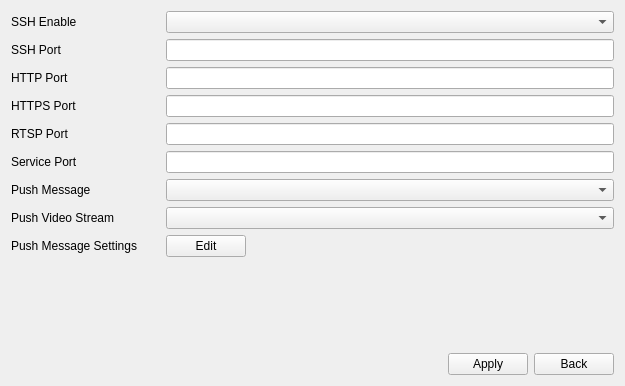
<?xml version="1.0" encoding="UTF-8"?>
<ui version="4.0">
 <class>NetworkPageMore</class>
 <widget class="QWidget" name="NetworkPageMore">
  <property name="geometry">
   <rect>
    <x>0</x>
    <y>0</y>
    <width>625</width>
    <height>386</height>
   </rect>
  </property>
  <property name="windowTitle">
   <string>Form</string>
  </property>
  <layout class="QVBoxLayout" name="verticalLayout">
   <item>
    <layout class="QGridLayout" name="gridLayout">
     <item row="7" column="0">
      <widget class="QLabel" name="label_pushStream">
       <property name="text">
        <string>Push Video Stream</string>
       </property>
      </widget>
     </item>
     <item row="6" column="0">
      <widget class="QLabel" name="label_pushMsg">
       <property name="text">
        <string>Push Message</string>
       </property>
      </widget>
     </item>
     <item row="0" column="0">
      <widget class="QLabel" name="label_ssh">
       <property name="sizePolicy">
        <sizepolicy hsizetype="Preferred" vsizetype="Preferred">
         <horstretch>1</horstretch>
         <verstretch>0</verstretch>
        </sizepolicy>
       </property>
       <property name="text">
        <string>SSH Enable</string>
       </property>
      </widget>
     </item>
     <item row="7" column="1">
      <widget class="ComboBox" name="comboBox_pushStream">
       <property name="sizePolicy">
        <sizepolicy hsizetype="Preferred" vsizetype="Fixed">
         <horstretch>3</horstretch>
         <verstretch>0</verstretch>
        </sizepolicy>
       </property>
      </widget>
     </item>
     <item row="1" column="0">
      <widget class="QLabel" name="label_sshPort">
       <property name="text">
        <string>SSH Port</string>
       </property>
      </widget>
     </item>
     <item row="8" column="0">
      <widget class="QLabel" name="label_pushType">
       <property name="text">
        <string>Push Message Settings</string>
       </property>
      </widget>
     </item>
     <item row="5" column="1">
      <widget class="MyLineEdit" name="lineEdit_sdkPort">
       <property name="maxLength">
        <number>5</number>
       </property>
      </widget>
     </item>
     <item row="3" column="1">
      <widget class="MyLineEdit" name="lineEdit_httpsPort">
       <property name="maxLength">
        <number>5</number>
       </property>
      </widget>
     </item>
     <item row="0" column="1">
      <widget class="ComboBox" name="comboBox_ssh">
       <property name="sizePolicy">
        <sizepolicy hsizetype="Preferred" vsizetype="Fixed">
         <horstretch>3</horstretch>
         <verstretch>0</verstretch>
        </sizepolicy>
       </property>
      </widget>
     </item>
     <item row="3" column="0">
      <widget class="QLabel" name="label_httpsPort">
       <property name="text">
        <string>HTTPS Port</string>
       </property>
      </widget>
     </item>
     <item row="1" column="1">
      <widget class="MyLineEdit" name="lineEdit_sshPort">
       <property name="maxLength">
        <number>5</number>
       </property>
      </widget>
     </item>
     <item row="4" column="1">
      <widget class="MyLineEdit" name="lineEdit_rtspPort">
       <property name="maxLength">
        <number>5</number>
       </property>
      </widget>
     </item>
     <item row="5" column="0">
      <widget class="QLabel" name="label_sdkport">
       <property name="text">
        <string>Service Port</string>
       </property>
      </widget>
     </item>
     <item row="2" column="1">
      <widget class="MyLineEdit" name="lineEdit_httpPort">
       <property name="maxLength">
        <number>5</number>
       </property>
      </widget>
     </item>
     <item row="6" column="1">
      <widget class="ComboBox" name="comboBox_pushMsg">
       <property name="sizePolicy">
        <sizepolicy hsizetype="Preferred" vsizetype="Fixed">
         <horstretch>3</horstretch>
         <verstretch>0</verstretch>
        </sizepolicy>
       </property>
      </widget>
     </item>
     <item row="2" column="0">
      <widget class="QLabel" name="label_httpPort">
       <property name="text">
        <string>HTTP Port</string>
       </property>
      </widget>
     </item>
     <item row="4" column="0">
      <widget class="QLabel" name="label_rtspPort">
       <property name="text">
        <string>RTSP Port</string>
       </property>
      </widget>
     </item>
     <item row="8" column="1">
      <widget class="QWidget" name="widget" native="true">
       <layout class="QHBoxLayout" name="horizontalLayout">
        <property name="leftMargin">
         <number>0</number>
        </property>
        <property name="topMargin">
         <number>0</number>
        </property>
        <property name="rightMargin">
         <number>0</number>
        </property>
        <property name="bottomMargin">
         <number>0</number>
        </property>
        <item>
         <widget class="MyPushButton" name="pushButton_pushType">
          <property name="text">
           <string>Edit</string>
          </property>
         </widget>
        </item>
        <item>
         <spacer name="horizontalSpacer">
          <property name="orientation">
           <enum>Qt::Horizontal</enum>
          </property>
          <property name="sizeHint" stdset="0">
           <size>
            <width>40</width>
            <height>20</height>
           </size>
          </property>
         </spacer>
        </item>
       </layout>
      </widget>
     </item>
    </layout>
   </item>
   <item>
    <spacer name="verticalSpacer">
     <property name="orientation">
      <enum>Qt::Vertical</enum>
     </property>
     <property name="sizeHint" stdset="0">
      <size>
       <width>20</width>
       <height>82</height>
      </size>
     </property>
    </spacer>
   </item>
   <item>
    <layout class="QHBoxLayout" name="horizontalLayout_2">
     <item>
      <spacer name="horizontalSpacer_2">
       <property name="orientation">
        <enum>Qt::Horizontal</enum>
       </property>
       <property name="sizeHint" stdset="0">
        <size>
         <width>40</width>
         <height>20</height>
        </size>
       </property>
      </spacer>
     </item>
     <item>
      <widget class="QPushButton" name="pushButton_apply">
       <property name="text">
        <string>Apply</string>
       </property>
      </widget>
     </item>
     <item>
      <widget class="QPushButton" name="pushButton_back">
       <property name="text">
        <string>Back</string>
       </property>
      </widget>
     </item>
    </layout>
   </item>
  </layout>
 </widget>
 <customwidgets>
  <customwidget>
   <class>ComboBox</class>
   <extends>QComboBox</extends>
   <header>combobox.h</header>
  </customwidget>
  <customwidget>
   <class>MyLineEdit</class>
   <extends>QLineEdit</extends>
   <header>mylineedit.h</header>
  </customwidget>
  <customwidget>
   <class>MyPushButton</class>
   <extends>QPushButton</extends>
   <header>mypushbutton.h</header>
  </customwidget>
 </customwidgets>
 <resources/>
 <connections/>
</ui>
